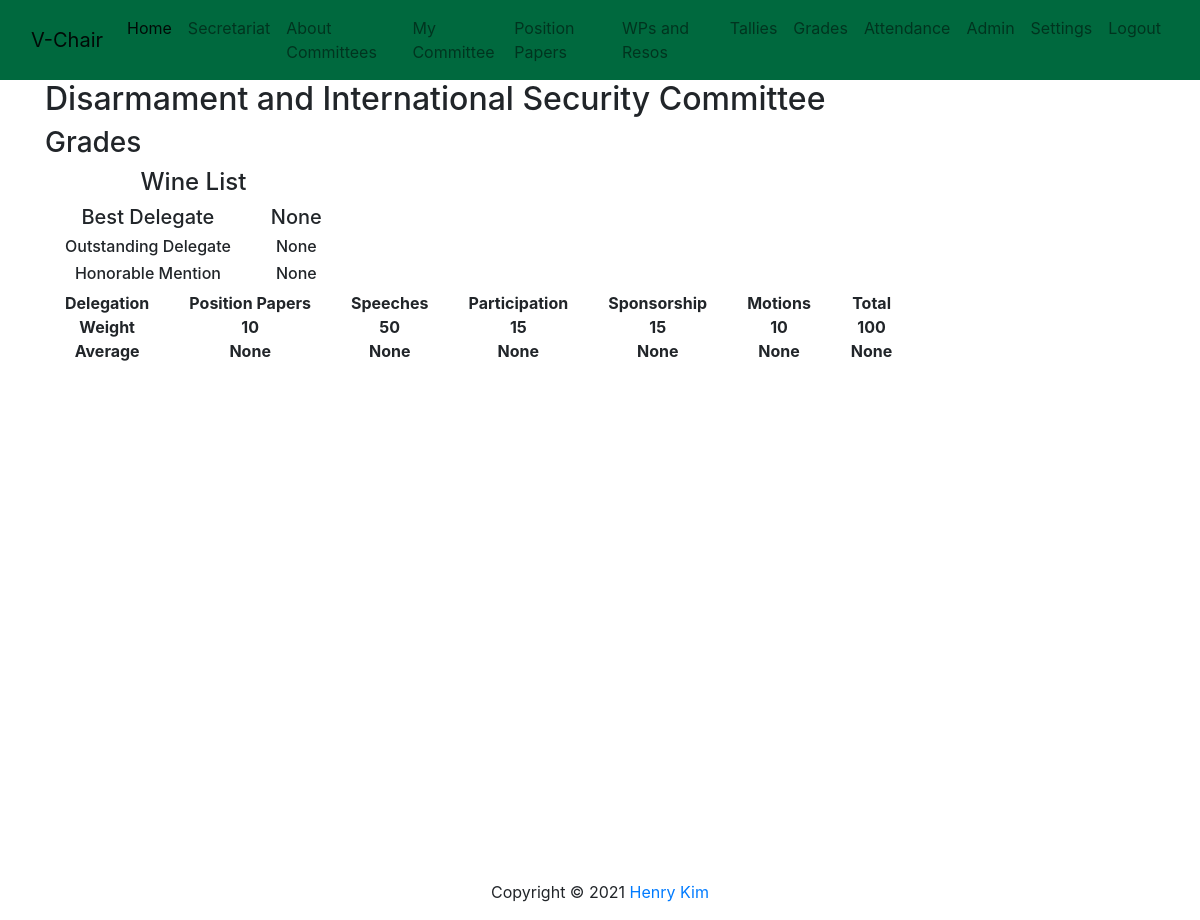
/dartmun/grades/ (signed in), run on the app's committed database.
### dartmun/models.py (models this page shows, shortened)
class Committee(models.Model):
    name = models.CharField(max_length=128)
    acronym = models.CharField(max_length=8)
    topics = models.ManyToManyField(Topic)
    current_session = models.ForeignKey(Session, null=True, on_delete=models.CASCADE)
    people = models.OneToOneField(PeopleManager, null=True, on_delete=models.CASCADE)
    grades = models.OneToOneField(GradesManager, null=True, on_delete=models.CASCADE)
    parli_pro = models.OneToOneField(ParliProManager, null=True, on_delete=models.CASCADE)
    writing = models.OneToOneField(WritingManager, null=True, on_delete=models.CASCADE)
    adjourned = models.BooleanField(default=False)

### dartmun/models_grades_manager.py (models this page shows, shortened)
class GradesManager(models.Model):
    score_managers = models.ManyToManyField(ScoreManager)
    tally_categories = models.ManyToManyField(CommitteeTallyCategory)
    tallies = models.ManyToManyField(TallyScore)
    awards = models.OneToOneField(Awards, on_delete=models.CASCADE, null=True)
    category_average = models.FloatField(default=87.5)
    category_stdev = models.FloatField(default=5)
    committee_average = models.FloatField(null=True, blank=True)
    need_update = models.BooleanField(default=False)

### dartmun/models_score.py (models this page shows, shortened)
class Awards(models.Model):
    best_delegate = models.ForeignKey(Delegation, on_delete=models.CASCADE, null=True, related_name="BD")
    outstanding_delegate = models.ForeignKey(Delegation, on_delete=models.CASCADE, null=True, related_name="OD")
    honorable_mention = models.ForeignKey(Delegation, on_delete=models.CASCADE, null=True, related_name="HM")

### dartmun/models_tally.py (models this page shows, shortened)
class CommitteeTallyCategory(models.Model):
    category = models.ForeignKey(TallyCategory, on_delete=models.CASCADE)
    average = models.FloatField(blank=True, null=True)
    scaled_average = models.FloatField(blank=True, null=True)
    stdev = models.FloatField(blank=True, null=True)
    points_possible = models.FloatField(default=0)

class TallyCategory(models.Model):
    name = models.CharField(max_length=64)
    acronym = models.CharField(max_length=8)
    weight = models.PositiveSmallIntegerField()
    scaled = models.BooleanField(default=True)

### dartmun/views.py (the view)
# urls.py: path('grades/', views.grades, name='grades'),
@staff_member_required(login_url='/admin/login/')
def grades(request, committee_acronym=None):
    if request.user.is_superuser:
        if committee_acronym:
            context = get_context(request, committee_acronym)
        else:
            return HttpResponseRedirect(reverse('committees', kwargs={'mode': 'grades'}))
    else:
        context = get_context(request)
    context['tally_categories'] = TallyCategory.objects.all()
    if context['committee'].grades.need_update:
        context['committee'].grades.calc_grades()
    context['score_managers'] = context['committee'].grades.score_managers.order_by('delegation__country').order_by('-score')
    return render(request, 'dartmun/grades.html', context)

### dartmun/models_parlipro_manager.py (called while the page is built)
    def caucus_over(self):
        if self.current_mode and self.current_mode.acronym == "Unmod" and self.caucus.caucus_over():
            self.current_mode = DebateMode.objects.get(acronym="Open")
        self.save()

### dartmun/models_people_manager.py (called while the page is built)
    def sorted_all_delegations(self):
        return self.delegations.all().order_by('country')

    def sorted_present_delegations(self):
        if self.number_present:
            return self.delegations.filter(present=True).order_by('country')
        else:
            return None

### dartmun/views_context.py (called while the page is built)
def get_manager(request):
    chair = Chair.objects.get(user=request.user)
    if len(CommitteeDirector.objects.filter(chair=chair)):
        cd = CommitteeDirector.objects.get(chair=chair)
        manager = PeopleManager.objects.get(directors=cd)
    else:
        cm = CommitteeManager.objects.get(chair=chair)
        manager = PeopleManager.objects.get(managers=cm)
    return manager

def get_committee(request, committee_acronym=None):
    if committee_acronym:
        return Committee.objects.get(acronym=committee_acronym)
    if request.user.is_staff:
        manager = get_manager(request)
    else:
        delegate = Delegate.objects.get(user=request.user)
        delegation = Delegation.objects.get(delegates=delegate)
        manager = PeopleManager.objects.get(delegations=delegation)
    return Committee.objects.get(people=manager)

def get_context(request, committee_acronym=None):
    committee = get_committee(request, committee_acronym)
    committee.parli_pro.caucus_over()
    context = {'committee': committee, 'delegations': committee.people.sorted_present_delegations(),
               'all_delegations': committee.people.sorted_all_delegations(), 'modes': DebateMode.objects.all(),
               'motions': Motion.objects.all(), 'open': Motion.objects.get(motion="Open Debate"),
               'set': Motion.objects.get(motion="Set a Working Agenda")
               }
    return context

### dartmun/templates/dartmun/grades.html (shortened to what this page needs)
{% extends "./layout.html" %}
{% load static %}
{%  block css %}
    <link rel="stylesheet" type="text/css" href="{% static 'dartmun/css/grades.css' %}">
{%  endblock %}
{%  block body %}
    <h2>{{committee.name}}</h2>
    <h3>Grades</h3>
    <table>
        <tr>
            <td colspan="2"><h4>Wine List</h4></td>
        </tr>
        <tr>
            <th><h5>Best Delegate</h5></th>
            <td><h5>{{ committee.grades.awards.best_delegate }}</h5></td>
        </tr>
        <tr>
            <th><h6>Outstanding Delegate</h6></th>
            <td><h6>{{ committee.grades.awards.outstanding_delegate }}</h6></td>
        </tr>
        <tr>
            <th><h6>Honorable Mention</h6></th>
            <td><h6>{{ committee.grades.awards.honorable_mention }}</h6></td>
        </tr>
    </table>
    <table>
        <tr>
            <th id="del-header">Delegation</th>
            {% for category in committee.grades.tally_categories.all %}
                <th>{{ category.category.name }}</th>
            {% endfor %}
            <th>Total</th>
        </tr>
        <tr>
            <th>Weight</th>
            {% for category in committee.grades.tally_categories.all %}
                <th>{{ category.category.weight }}</th>
            {% endfor %}
            <th>100</th>
        </tr>
        <tr>
            <th>Average</th>
            {% for category in committee.grades.tally_categories.all %}
                <th>{{ category.scaled_average }}</th>
            {% endfor %}
            <th>{{ committee.grades.committee_average }}</th>
        </tr>
    </table>
{%  endblock %}

### dartmun/static/dartmun/css/style.css (style rules this page uses)
table > tbody > tr > td, th { margin: 0px 20px; padding: 0px 20px; text-align: center; }

### dartmun/static/dartmun/css/grades.css (style rules this page uses)
#del-header, .del-cell { white-space: nowrap; }

### data on the page
Committee: name "Disarmament and International Security Committee", grades.awards.best_delegate "None", grades.awards.outstanding_delegate "None", grades.awards.honorable_mention "None", grades.committee_average "None"
CommitteeTallyCategory: category.name "Position Papers", category.weight "10", scaled_average "None"
CommitteeTallyCategory: category.name "Speeches", category.weight "50", scaled_average "None"
CommitteeTallyCategory: category.name "Participation", category.weight "15", scaled_average "None"
CommitteeTallyCategory: category.name "Sponsorship", category.weight "15", scaled_average "None"
CommitteeTallyCategory: category.name "Motions", category.weight "10", scaled_average "None"
